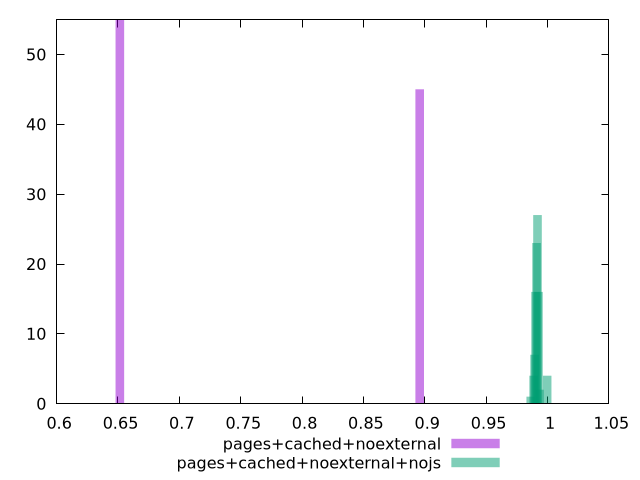

This chart was generated by the following gnuplot code:
$_pagesCachedNoexternal <<EOF
0.8958520099543271 45
0.6515287345122379 55
EOF
$_pagesCachedNoexternalNojs <<EOF
0.9902667211297191 16
0.988691117754811 4
0.9918423245046272 27
0.9910545228171731 23
0.9926301261920812 16
0.9894789194422651 7
0.9997203413791674 4
0.9934179278795352 2
0.9863277126924489 1
EOF
set key outside below
set terminal pngcairo
set output "report_00004_2020-11-02T20-21-41.718Z/render-blocking-resources/render-blocking-resources_pages+cached+noexternal_pages+cached+noexternal+nojs+hist.png"
set boxwidth 0.006963832137338591
set style fill transparent solid 0.5 noborder
set yrange [0:55]
plot $_pagesCachedNoexternal title "pages+cached+noexternal" with boxes ,$_pagesCachedNoexternalNojs title "pages+cached+noexternal+nojs" with boxes ,
